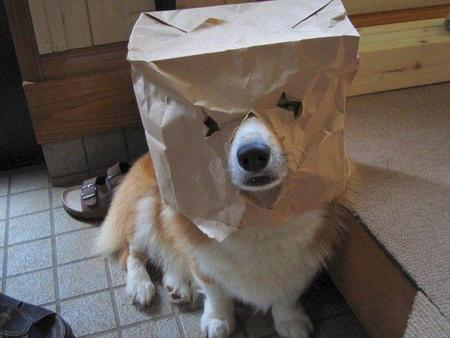
#> input picture image.png, 450 x 338 px
$ python morphologyWithNumber.py --image ../image.png   (older library calls are emulated)
#> lines starting #> are read from the running program, lines starting #| are printed output that depends on the picture; after the words box and inside, x2 and y2 are one past the last pixel; in counts of white or black regions, pixels touching at a corner belong together
#python3 temp.py --image ../image.png

#docs -- https://docs.opencv.org/3.0-beta/doc/py_tutorials/py_imgproc/py_morphological_ops/py_morphological_ops.html#exercises

#alternative approach contours?


import numpy as np
import argparse
import cv2
import math

#import imutils
colors = [
(60, 180, 75),
(255, 225, 25),
(0, 130, 200),
(245, 130, 48),
(145, 30, 180),
(70, 240, 240),
(240, 50, 230),
(210, 245, 60),
(250, 190, 190),
(0, 128, 128),
(230, 190, 255),
(170, 110, 40),
(255, 250, 200),
(128, 0, 0),
(170, 255, 195)
]


ap = argparse.ArgumentParser()
ap.add_argument("-i", "--image", required=True,
               help="Path to the image")
args = vars(ap.parse_args())

image = cv2.imread(args["image"])
#> image is the input picture: shape (338, 450, 3); mean B, G, R 90.4, 97.3, 107.3

cv2.imshow("Origional", image)
cv2.waitKey(0)


####### RESIZING ########

#define new image width to be 150
#so we need to compute ratio of old height to new height thus..
r = 450 / image.shape[1]
#> r = 1
dim = (450, int(image.shape[0] * r))
#> dim = (450, 338)
resized = cv2.resize(image, dim, interpolation = cv2.INTER_AREA)

cv2.imshow("resized with width: {}".format("450"), resized)
cv2.waitKey(0)


####convert to binary image
# https://stackoverflow.com/questions/7624765/converting-an-opencv-image-to-black-and-white

# 1 Convert image to greyscale

gray_image = cv2.cvtColor(resized, cv2.COLOR_BGR2GRAY)
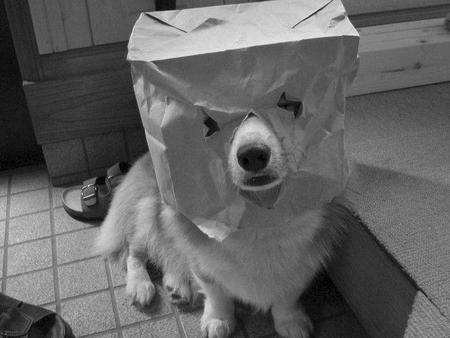
#> gray_image: shape (338, 450); min 0, max 243, mean 99.5

cv2.imshow("Grey image", gray_image)
cv2.waitKey(0)

# 2 Convert from greyscale to binary image with an unkown threshold

###In this case, the function determines the optimal threshold value using the Otsu’s algorithm and uses it instead of the specified thresh
(thresh, binary_image) = cv2.threshold(gray_image, 128, 255, cv2.THRESH_BINARY | cv2.THRESH_OTSU)
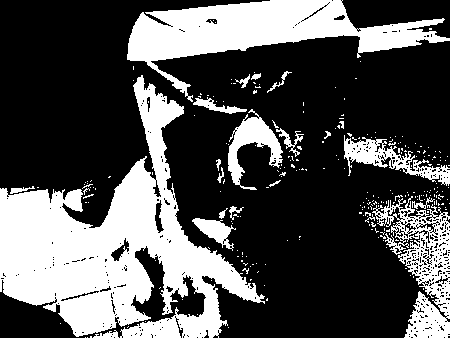
#> binary_image: shape (338, 450); 32.3% white; 260 white regions (238 under 20 px), largest, box (x1, y1, x2, y2) and area: (0, 75, 265, 338) 27108, (127, 0, 450, 102) 11632, (372, 196, 450, 338) 4475
#> thresh = 113

cv2.imshow("Binary image", binary_image)
cv2.waitKey(0)


### opening to reduce noise
##dont need close because there is no noise OUTSIDE of coins...

# Didn't work: (3,3), (4,4), (5,5), (6,6) ... (11,11) :(
kernel = cv2.getStructuringElement(cv2.MORPH_ELLIPSE,(13,13))
res = cv2.morphologyEx(binary_image,cv2.MORPH_OPEN,kernel)
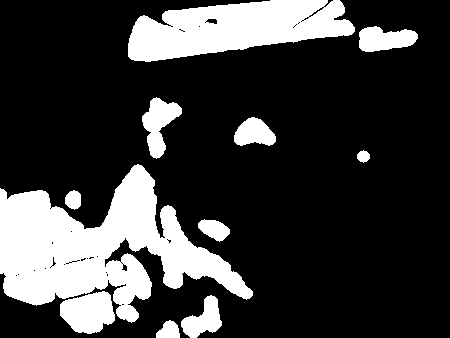
#> res: shape (338, 450); 22.8% white; 11 white regions, largest, box (x1, y1, x2, y2) and area: (0, 164, 253, 323) 18387, (128, 0, 355, 62) 9275, (60, 291, 115, 334) 1720

cv2.imshow("reduced noise with ellipse", res)
cv2.waitKey(0)


### Counting number of objects with connected components

#4 neighbors
output = cv2.connectedComponentsWithStats(res, 8, cv2.CV_32S)
num_labels = output[0]
#> num_labels = 12
labels = output[1]
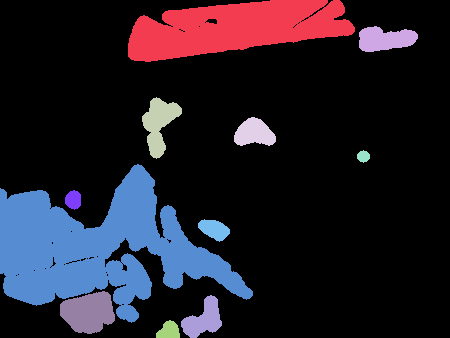
#> labels: shape (338, 450) int32; 12 distinct labels, from 0 to 11; one colour per label, 0 black
stats = output[2]
#> stats = [[0, 0, 450, 338, 117417], [128, 0, 227, 62, 9275], [359, 26, 59, 26, 1102], [142, 97, 40, 62, 1249], [234, 117, 42, 29, 851], [357, 150, 13, 13, 121], [0, 164, 253, 159, 18387], [65, 190, 16, 20, 247], [198, 219, 32, 23, 468], [60, 291, 55, 43, 1720], [181, 295, 41, 43, 954], [156, 320, 24, 18, 309]]
centroids = output[3]
#> centroids = [[244.9, 165.1], [234.6, 27.65], [384.8, 38.87], [158.6, 123.5], [253.8, 132.7], [363, 156], [99.05, 248.2], [72.97, 199.4], [213.8, 229], [88.03, 312], [203.2, 319.1], [168.5, 330.3]]

print(num_labels) ##Wrong because foreground needs to be white...
#| 12


image_inverted = cv2.bitwise_not(res)

cv2.imshow("inverted image", image_inverted)
cv2.waitKey(0)
output = cv2.connectedComponentsWithStats(image_inverted, 8, cv2.CV_32S)
num_labels = output[0]
#> num_labels = 25
print(num_labels)
#| 25


#### OR ANOTHER APPROACH.... Nope still finding 2 extra shapes...

th, im_th = cv2.threshold(gray_image, 220, 255, cv2.THRESH_BINARY_INV);
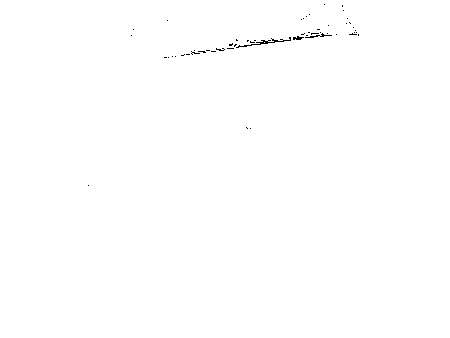
#> im_th: shape (338, 450); 99.8% white; black in thin lines or dots, all inside (x1, y1, x2, y2) = (88, 4, 359, 186)

# Copy the thresholded image.
im_floodfill = im_th.copy()

# Mask used to flood filling.
# Notice the size needs to be 2 pixels than the image.
h, w = im_th.shape[:2]
#> h = 338; w = 450
mask = np.zeros((h + 2, w + 2), np.uint8)

# Floodfill from point (0, 0)
cv2.floodFill(im_floodfill, mask, (0, 0), 255);

# Invert floodfilled image
im_floodfill_inv = cv2.bitwise_not(im_floodfill)

# Combine the two images to get the foreground.
im_out = im_th | im_floodfill_inv
#> im_out: shape (338, 450); every value is 255

output = cv2.connectedComponentsWithStats(image_inverted, 8, cv2.CV_32S)
num_labels = output[0]
centroids = output[3]
#> centroids = 25 pairs, first value 16 to 317.9, second value 9.76 to 304
stats = output[2]
#> stats = 25 rows, first 6: [0, 0, 418, 338, 34683], [0, 0, 450, 338, 117243], [301, 0, 32, 22, 54], [205, 19, 12, 5, 41], [298, 22, 2, 2, 2], [293, 24, 4, 4, 4]

area = 450 * int(image.shape[0] * r)
#> area = 152100
print("shape of image: {}.....num of components: {} .... centroids: {}...... stats: {}".format(area ,num_labels,centroids, stats))
#> (printed output is left out)

#### seeing where centroid of each connected component is...


green = (0, 255, 0)
# [6 lines of commented-out code are left out]

for i in range(len(centroids)):
    (r,c) = centroids[i]
    area = stats[i][4]
    print("Area is: {}".format(area))
    r = int(r)
    c = int(c)
    print("r is: {}, c is: {}".format(r,c))

    movement = math.ceil(math.sqrt(area)/2)


#> (the run stopped early here; a loop or call above may not have finished)

$ run again, with redTest.jpg saved as image.png
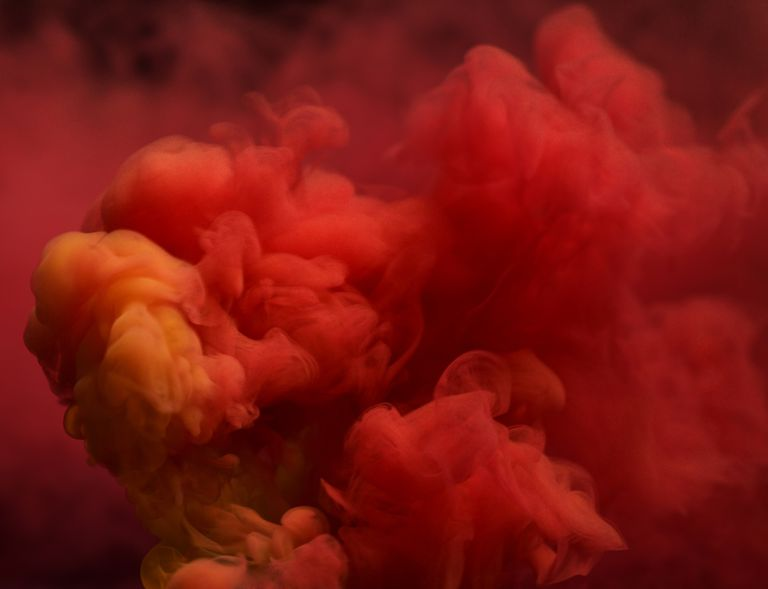
#> input picture redTest.jpg, 768 x 589 px
#> image is the input picture: shape (589, 768, 3); mean B, G, R 17, 22.7, 127.4
#> `(thresh, binary_image) = cv2.threshold(gray_image, 128, 255, cv2.THRES..`:
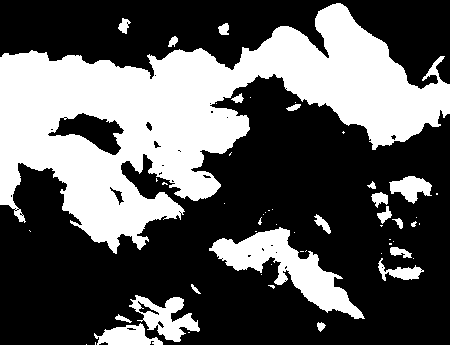
#> binary_image: shape (345, 450); 36% white; 55 white regions (34 under 20 px), largest, box (x1, y1, x2, y2) and area: (0, 3, 450, 254) 46350, (209, 227, 365, 319) 4682, (129, 295, 200, 342) 1496
#> thresh = 58
#> res: shape (345, 450); 32.7% white; 7 white regions, largest, box (x1, y1, x2, y2) and area: (0, 3, 450, 243) 44680, (213, 228, 353, 313) 4094, (103, 327, 150, 345) 675
#> `num_labels = output[0]`: num_labels = 8
#> labels: shape (345, 450) int32; 8 distinct labels, from 0 to 7
#> `stats = output[2]`: stats = [[0, 0, 450, 345, 104432], [0, 3, 450, 240, 44680], [395, 176, 33, 24, 499], [213, 228, 140, 85, 4094], [166, 297, 17, 16, 205], [144, 311, 37, 30, 544], [180, 315, 13, 13, 121], [103, 327, 47, 18, 675]]
#> `centroids = output[3]`: centroids = [[237.4, 190.9], [189.3, 113.6], [410.8, 186.3], [286, 266.6], [173.8, 304.3], [164, 324.3], [186, 321], [125.1, 336.7]]
#| 8
#> `num_labels = output[0]`: num_labels = 9
#| 9
#> im_th: shape (345, 450); every value is 255
#> im_floodfill_inv: shape (345, 450); every value is 0
#> `centroids = output[3]`: centroids = [[198.1, 133.1], [218.1, 29.4], [246.2, 240.2], [91.25, 130.8], [148.7, 125.8], [156.2, 144.3], [179, 150.3], [117.6, 195.1], [248.8, 255.4]]
#> `stats = output[2]`: stats = [[0, 3, 450, 342, 50818], [0, 0, 450, 89, 23541], [0, 74, 450, 271, 79150], [48, 113, 76, 42, 1589], [146, 122, 6, 9, 33], [154, 141, 7, 7, 27], [178, 150, 3, 2, 3], [110, 187, 14, 18, 84], [248, 255, 3, 2, 5]]
#> (printed output is left out)
#> the loop `for i in range(len(centroids)):` made 9 passes
#> (r, c, area, movement) on passes 1, 2, 3, 4, 5, 6, 8: (198, 133, 50818, 113), (218, 29, 23541, 77), (246, 240, 79150, 141), (91, 130, 1589, 20), (148, 125, 33, 3), (156, 144, 27, 3), (117, 195, 84, 5)
#> (printed output is left out)
#> after the loop `for i in range(len(centroids)):`:
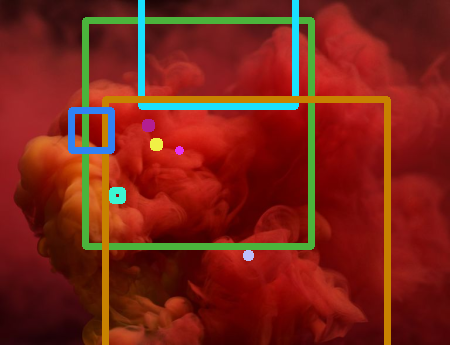
#> resized: shape (345, 450, 3); mean B, G, R 24, 36.4, 124.1
#|  stats: [[    0     3   450   342 50818]
#|  [    0     0   450    89 23541]
#|  [    0    74   450   271 79150]
#|  [   48   113    76    42  1589]
#|  [  146   122     6     9    33]
#|  [  154   141     7     7    27]
#> (further printed lines are left out)
